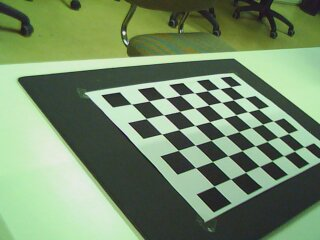
#> input picture Tema3_ModeladoCamaraYCalibracion/left_000.jpg, 320 x 240 px
$ jupyter execute --allow-errors 'ModeloCámaraProyectiva.ipynb'
#> lines starting #> are read from the running program, lines starting #| are printed output that depends on the picture
# **Tema 3: Ejercicios sobre la matriz de proyeción perspectiva**

Visión Tridimensional 2022-23<br>
Máster Visión Artificial, Universidad Rey Juan Carlos (URJC)

[cell 1]
import numpy as np
import cv2
import matplotlib.pyplot as ppl
#matplotlib tk

## **Ejercicio 1**. Construir la matriz de proyección a partir de K, R y t

[cell 2]
# Intrínsecos:
K = np.array([[423.42092368,   0.,         152.35218312],
               [0.,         423.42092368, 127.06128654],
               [0.,           0.,           1.,        ]])

# Extrínsecos
rvecs = np.array([[ 1.86618872],
                 [ 1.06633095],
                 [-0.14017476]])
R, _ = cv2.Rodrigues(rvecs)
t    = np.array([[ -25.99820477],
                 [ -28.60128287],
                 [524.11289306]])

print("K=\n", K)
print("R=\n", R)
print("t=\n", t)

Comprobar que la matriz de rotación R es ortonormal:

[cell 3]
print(R @ R.T)

Construye la matriz de proyección en Python utilizando los elementos anteriores:

[cell 4]
P = K @ np.hstack((R, t))
print("P=", P)

## **Ejercicio 2**. Proyecta los puntos de la plantilla de calibración

El centro del sistema de referencia de la escena, esto es, el punto de coordenadas $[0, 0, 0]^\top$, es la primera esquina de la plantilla de calibración detectada en todas las imágenes. También consideraremos que el eje X corresponde al lado corto de la plantilla de calibración, y el eje Y al lado largo. Esta disposición implica que el eje Z apunta en la dirección
normal hacia arriba del plano de calibración.

Cada escaque de la rejilla de calibración tiene 30 mm de lado. Así que vamos a proyectar algunos de los puntos 3D de la plantilla de calibración sobre la imagen: $[0, 0, 0]^\top$, $[0, 30, 0]^\top$, $[30, 30, 0]^\top$, $[30, 0, 0]^\top$.

[cell 5]
img = cv2.imread("left_000.jpg")
#> img is the input picture: shape (240, 320, 3); mean B, G, R 106.8, 140.9, 117.7


points3D = np.array([[0, 0, 0, 1], [0, 30, 0, 1], [30, 30, 0, 1], [30, 0, 0, 1]]).T

# Generar los puntos 2D en homogéneas en la variable:
points2D = P @ points3D
points2D /= points2D[2]


ppl.figure()
ppl.imshow(img)
ppl.plot(points2D[0,:], points2D[1,:], '.r')
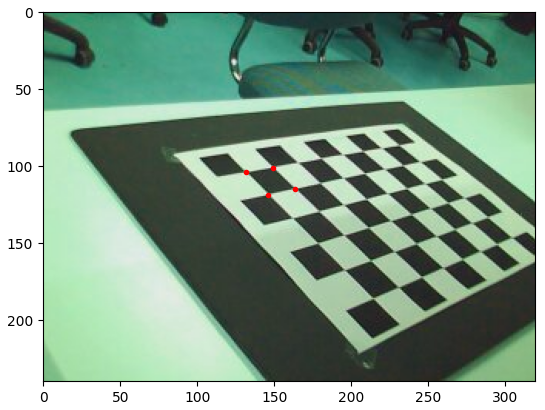
#> figure drawn by matplotlib, 1 panel; B, G, R data is drawn as R, G, B

## **Ejercicio 3**. Dibuja en la imagen la proyección del Sistema de Referencia de la escena.

Proyectando puntos 3D y uniéndolos mediante líneas pinta los ejes. El X en rojo, el Y en verde y el Z en azul (XYZ -> RGB)

[cell 6]
img = cv2.imread("left_000.jpg")

# Generar los puntos 3D en los ejes y proyectarlos sobre la imagen.
points3D = np.array([[60, 0, 0, 1], [0, 60, 0, 1], [0, 0, 60, 1], [0, 0, 0, 1]]).T
points2D = P @ points3D
points2D /= points2D[2]

ppl.figure()
ppl.imshow(img)

# Plot the axis projection
ppl.plot((points2D[0][0], points2D[0][3]), (points2D[1][0], points2D[1][3]), '-r')
ppl.plot((points2D[0][1], points2D[0][3]), (points2D[1][1], points2D[1][3]), '-g')
ppl.plot((points2D[0][2], points2D[0][3]), (points2D[1][2], points2D[1][3]), '-b')
#> figure, not shown here; B, G, R data is drawn as R, G, B
